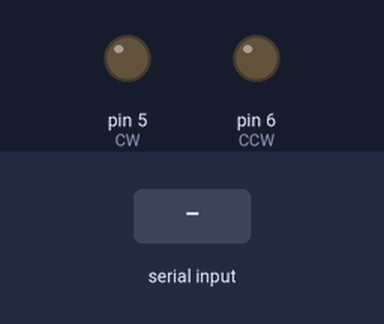
The sketch below on a simulated Arduino Uno, built with avr-gcc and run on an emulated ATmega328P. Shown: output pins drawn as LEDs (lit = HIGH). The inputs (shaded band) are chosen by the test bench.

Above: at 1.2 s.
1.3 s: "CW\n" received over Serial
At 2.3 s:
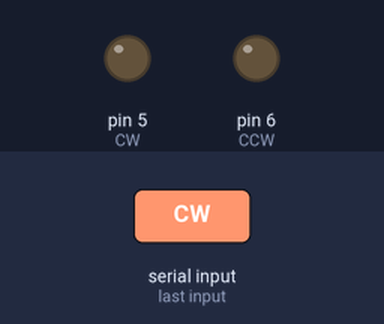
2.9 s: "CCW\n" received over Serial
At 3.5 s:
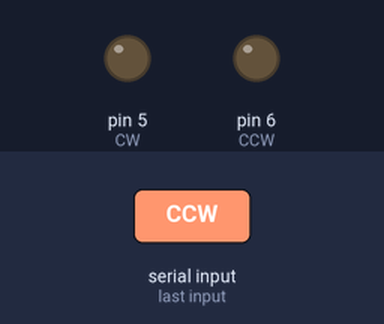
Timing chart, 0 to 5.9 s (numbered marks = the images above; inputs shaded):
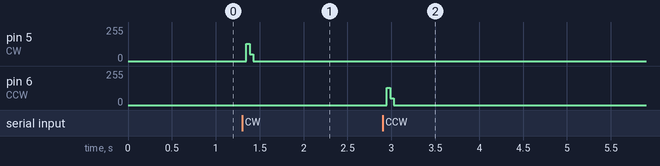

The sketch:

stepMotor30deg_tkinter_rp2040.ino
```cpp
#define CW 5  // CW+ connected
#define CCW 6 // CCW+ connected

int steps_per_rotation = 360; // Number of steps for one full rotation (360 degrees)
int steps_per_30_deg = steps_per_rotation / 12; // Number of steps for 30 degrees
int current_angle = 0; // Current angle of the motor
int current_direction = 0; // 0 for stopped, 1 for CW, -1 for CCW

void CW_n(int n) {
  for (int i = 0; i < n; i++) {
    digitalWrite(CW, HIGH);
    delayMicroseconds(1000);
    digitalWrite(CW, LOW);
    delayMicroseconds(1000);
    current_angle = (current_angle + 30) % 360;
    current_direction = 1;
  }
}

void CCW_n(int n) {
  for (int i = 0; i < n; i++) {
    digitalWrite(CCW, HIGH);
    delayMicroseconds(1000);
    digitalWrite(CCW, LOW);
    delayMicroseconds(1000);
    current_angle = (current_angle - 30 + 360) % 360;
    current_direction = -1;
  }
}

void stopMotor() {
  digitalWrite(CW, LOW);
  digitalWrite(CCW, LOW);
  current_direction = 0;
}

void setup() {
  pinMode(CW, OUTPUT);
  pinMode(CCW, OUTPUT);
  Serial.begin(9600);
}

void loop() {
  if (Serial.available() > 0) {
    String command = Serial.readStringUntil('\n');
    command.trim();

    if (command == "CW") {
      CW_n(steps_per_30_deg); // Rotate 30 degrees clockwise
    } else if (command == "CCW") {
      CCW_n(steps_per_30_deg); // Rotate 30 degrees counterclockwise
    } else if (command == "STOP") {
      stopMotor();
    } else if (command == "GET_STATUS") {
      Serial.print("Current Angle: ");
      Serial.print(current_angle);
      Serial.print(", Direction: ");
      if (current_direction == 0) {
        Serial.println("Stopped");
      } else if (current_direction == 1) {
        Serial.println("CW");
      } else {
        Serial.println("CCW");
      }
    } else {
      // do nothing
    }
  }
}
```

Measured:
- after the input at 1.3 s, pin 5 (CW): 0/255 → 128/255 after 0.05 s, → 51/255 0.04 s later, → 0/255 0.04 s later
- after the input at 2.9 s, pin 6 (CCW): 0/255 → 128/255 after 0.05 s, → 51/255 0.04 s later, → 0/255 0.04 s later
